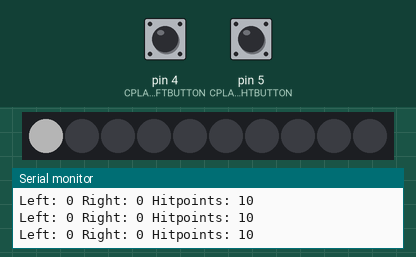
The sketch below on a simulated Arduino Uno, built with avr-gcc and run on an emulated ATmega328P. Shown: 10 RGB LEDs in strip order, left to right, the last lines printed to the serial monitor. The test bench sets the inputs (shaded band); at power-on: pin 4 (CPLAY_LEFTBUTTON) LOW, pin 5 (CPLAY_RIGHTBUTTON) LOW. Dim RGB values are drawn brighter than linear.

Above: at 4.6 s.
4.7 s: pin 4 (CPLAY_LEFTBUTTON) pulled HIGH for 0.15 s
At 4.81 s:
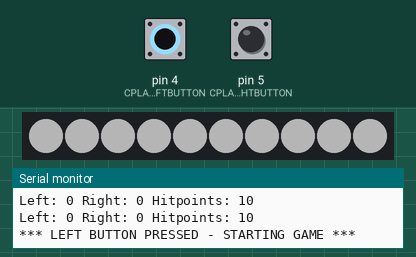
At 6.8 s:
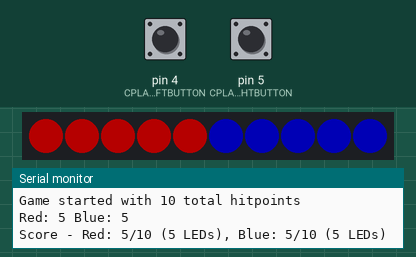
Timing chart, 0 to 8.3 s (numbered marks = the images above; inputs shaded):
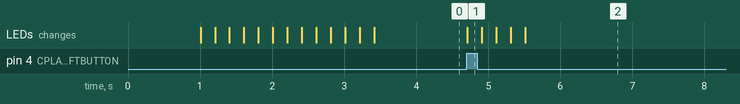

Measured:
- after the input at 4.7 s, the LEDs: change at once (image 1)

The sketch:

NerfLaseropsTarget.ino
```cpp
/* Nerf LaserTag Scoring System for Circuit Playground Express
 *
 * Features:
 * - Startup: Flash red/blue alternating LEDs
 * - Setup: Select hitpoints (10-100) using A/B buttons
 * - Game: Display proportional red/blue scores, process hits
 * - End: Flash winning color until restart
 */

#define CPLAY_NEOPIXELPIN 8 // neopixel pin
#define CPLAY_IR_RECEIVER 26 // IR receiver pin
#define CPLAY_LEFTBUTTON 4     // Left button pin (using library method)
#define CPLAY_RIGHTBUTTON 5    // Right button pin (using library method)

// Use only IRLib2 (your working IR setup)
#include <IRLibDecodeBase.h>
#include <IRLib_HashRaw.h>
#include <IRLibCombo.h>
IRdecode myDecoder;
#include <IRLibRecv.h>
IRrecv myReceiver(CPLAY_IR_RECEIVER);

// NeoPixel library
#include <Adafruit_NeoPixel.h>
Adafruit_NeoPixel strip = Adafruit_NeoPixel(10, CPLAY_NEOPIXELPIN, NEO_GRB + NEO_KHZ800);

// Timing constants
static const unsigned long ANIMATION_DELAY = 50; //ms
static const unsigned long HOLD_DELAY = 250; //ms
static const unsigned long FLASH_DELAY = 200; //ms
static const unsigned long DEBOUNCE_DELAY = 200; //ms

// IR hashes for Nerf LaserOps (from your working code)
// Multiple patterns for different Nerf systems
static const long PURPLE = 0x67228B44;
static const long RED1 = 0x78653B0E;    // First red pattern
static const long BLUE1 = 0x2FFEA610;   // First blue pattern
// Add more patterns as needed
static const long RED2 = 0x00000000;    // Second red pattern (update with actual value)
static const long BLUE2 = 0x00000000;   // Second blue pattern (update with actual value)

// Game states
enum GameState {
  STARTUP,
  SETUP_HITPOINTS,
  PLAYING,
  GAME_OVER
};

// Global variables
GameState currentState = STARTUP;
int totalHitpoints = 10;
int redScore = 5;  // Only track red score, blue = totalHitpoints - redScore
int selectedHitpoints = 1; // 1-10, representing 10-100 hitpoints
unsigned long lastButtonPress = 0;

void setup() {
  Serial.begin(115200);
  delay(1000);

  // Initialize button pins using Circuit Playground Express method
  #if defined(__SAMD21G18A__) || defined(ARDUINO_SAMD_CIRCUITPLAYGROUND_EXPRESS)
    pinMode(CPLAY_LEFTBUTTON, INPUT_PULLDOWN);
    pinMode(CPLAY_RIGHTBUTTON, INPUT_PULLDOWN);
  #else
    pinMode(CPLAY_LEFTBUTTON, INPUT);
    pinMode(CPLAY_RIGHTBUTTON, INPUT);
  #endif

  // Initialize IR receiver (your working setup)
  myReceiver.enableIRIn();

  // Initialize NeoPixels
  strip.begin();
  strip.setBrightness(64);
  strip.clear();
  strip.show();

  Serial.println(F("Nerf Laser Tag Scoring System Ready"));
  Serial.println(F("Buttons: Left=Confirm/A, Right=Increment/B"));
  Serial.println(F("IR Detection: Active for Nerf LaserOps"));

  // Start with startup animation
  startupAnimation();
  currentState = SETUP_HITPOINTS;

  Serial.println("Entering setup mode - use buttons to select hitpoints");
}

void loop() {
  switch(currentState) {
    case SETUP_HITPOINTS:
      handleHitpointSetup();
      break;
    case PLAYING:
      handleGameplay();
      break;
    case GAME_OVER:
      handleGameOver();
      break;
  }
  delay(10);
}

void startupAnimation() {
  for(int flash = 0; flash < 6; flash++) {
    strip.clear();
    for(int i = 0; i < 10; i++) {
      if(i % 2 == 0) {
        strip.setPixelColor(i, 255, 0, 0); // Red
      } else {
        strip.setPixelColor(i, 0, 0, 255); // Blue
      }
    }
    strip.show();
    delay(FLASH_DELAY);

    strip.clear();
    strip.show();
    delay(FLASH_DELAY);
  }
}

void handleHitpointSetup() {
  // Display current hitpoint selection as white LEDs
  strip.clear();
  for(int i = 0; i < selectedHitpoints; i++) {
    strip.setPixelColor(i, 255, 255, 255); // White
  }
  strip.show();

  // Check buttons using Circuit Playground Express method
  bool leftButtonPressed = digitalRead(CPLAY_LEFTBUTTON);
  bool rightButtonPressed = digitalRead(CPLAY_RIGHTBUTTON);

  static unsigned long lastDebug = 0;
  static bool lastLeft = false;
  static bool lastRight = false;

  if(millis() - lastDebug > 500) {
    Serial.print("Left: ");
    Serial.print(leftButtonPressed ? 1 : 0);
    Serial.print(" Right: ");
    Serial.print(rightButtonPressed ? 1 : 0);
    Serial.print(" Hitpoints: ");
    Serial.println(selectedHitpoints * 10);
    lastDebug = millis();
  }

  // Left button pressed - start game
  if(leftButtonPressed && !lastLeft && millis() - lastButtonPress > DEBOUNCE_DELAY) {
    lastButtonPress = millis();
    Serial.println("*** LEFT BUTTON PRESSED - STARTING GAME ***");
    flashTwice();

    totalHitpoints = selectedHitpoints * 10;
    redScore = totalHitpoints / 2;
    currentState = PLAYING;

    Serial.print("Game started with ");
    Serial.print(totalHitpoints);
    Serial.println(" total hitpoints");
    Serial.print("Red: ");
    Serial.print(redScore);
    Serial.print(" Blue: ");
    Serial.println(totalHitpoints - redScore);

    updateScoreDisplay();
    lastLeft = leftButtonPressed;
    return;
  }

  // Right button pressed - increment hitpoints
  if(rightButtonPressed && !lastRight && millis() - lastButtonPress > DEBOUNCE_DELAY) {
    lastButtonPress = millis();
    Serial.println("*** RIGHT BUTTON PRESSED - INCREMENTING HITPOINTS ***");
    selectedHitpoints++;
    if(selectedHitpoints > 10) {
      selectedHitpoints = 1;
    }
    Serial.print("New hitpoints: ");
    Serial.println(selectedHitpoints * 10);
  }

  lastLeft = leftButtonPressed;
  lastRight = rightButtonPressed;
}

void handleGameplay() {
  // Check for IR hits FIRST (like your original utility)
  if(myReceiver.getResults()) {
    myDecoder.decode();
    if(myDecoder.protocolNum == UNKNOWN) {
      // Check for red hits (multiple patterns)
      if(myDecoder.value == RED1 || myDecoder.value == RED2) {
        Serial.print("RED HIT DETECTED! (Pattern: 0x");
        Serial.print(myDecoder.value, HEX);
        Serial.println(")");
        processHit(true); // Red hit
      }
      // Check for blue hits (multiple patterns)
      else if(myDecoder.value == BLUE1 || myDecoder.value == BLUE2) {
        Serial.print("BLUE HIT DETECTED! (Pattern: 0x");
        Serial.print(myDecoder.value, HEX);
        Serial.println(")");
        processHit(false); // Blue hit
      }
      // Check for purple hits
      else if(myDecoder.value == PURPLE) {
        Serial.print("PURPLE HIT DETECTED! (Pattern: 0x");
        Serial.print(myDecoder.value, HEX);
        Serial.println(")");
        // You can decide what purple does
      }
      // Unknown pattern - log it for debugging
      else {
        Serial.print("UNKNOWN IR PATTERN: 0x");
        Serial.println(myDecoder.value, HEX);
      }
    }
    // Use same delay as your original utility
    delay(HOLD_DELAY);
    myReceiver.enableIRIn();
  }

  // Check for game over
  if(redScore >= totalHitpoints || redScore <= 0) {
    currentState = GAME_OVER;
    Serial.print("GAME OVER! Winner: ");
    Serial.println(redScore >= totalHitpoints ? "RED" : "BLUE");
  }
}

void handleGameOver() {
  bool redWins = (redScore >= totalHitpoints);

  // Flash winning color
  strip.clear();
  for(int i = 0; i < 10; i++) {
    if(redWins) {
      strip.setPixelColor(i, 255, 0, 0); // Red wins
    } else {
      strip.setPixelColor(i, 0, 0, 255); // Blue wins
    }
  }
  strip.show();
  delay(FLASH_DELAY);

  strip.clear();
  strip.show();
  delay(FLASH_DELAY);

  // Check for restart with left button
  bool leftButtonPressed = digitalRead(CPLAY_LEFTBUTTON);
  static bool lastLeft = false;

  if(leftButtonPressed && !lastLeft && millis() - lastButtonPress > DEBOUNCE_DELAY) {
    lastButtonPress = millis();
    Serial.println("*** LEFT BUTTON PRESSED - RESTARTING ENTIRE GAME ***");
    Serial.println("Returning to hitpoint selection...");

    // Reset everything back to the beginning
    selectedHitpoints = 1;
    totalHitpoints = 10;
    redScore = 5;
    currentState = SETUP_HITPOINTS;

    // Show startup animation again
    startupAnimation();

    Serial.println("Game completely reset!");
    Serial.println("Entering setup mode - use buttons to select hitpoints");
  }

  lastLeft = leftButtonPressed;
}

void flashTwice() {
  for(int i = 0; i < 2; i++) {
    strip.clear();
    for(int j = 0; j < 10; j++) {
      strip.setPixelColor(j, 255, 255, 255); // White flash
    }
    strip.show();
    delay(FLASH_DELAY);

    strip.clear();
    strip.show();
    delay(FLASH_DELAY);
  }
}

void processHit(bool isRedHit) {
  if(isRedHit) {
    Serial.println("RED HIT!");
    redScore++;

    // Flash all LEDs red (like your utility)
    for(int i = 0; i < 10; i++) {
      strip.setPixelColor(i, 255, 0, 0);
      strip.show();
      delay(ANIMATION_DELAY);
    }
  } else {
    Serial.println("BLUE HIT!");
    redScore--;

    // Flash all LEDs blue (like your utility)
    for(int i = 0; i < 10; i++) {
      strip.setPixelColor(i, 0, 0, 255);
      strip.show();
      delay(ANIMATION_DELAY);
    }
  }
  updateScoreDisplay();
  // Same final delay as your utility
  delay(HOLD_DELAY);

  int blueScore = totalHitpoints - redScore;
  Serial.print("Score - Red: ");
  Serial.print(redScore);
  Serial.print(" Blue: ");
  Serial.println(blueScore);
}

void updateScoreDisplay() {
  strip.clear();

  int blueScore = totalHitpoints - redScore;

  // Calculate LEDs for each team based on their score
  int redLEDs = (redScore * 10) / totalHitpoints;
  int blueLEDs = (blueScore * 10) / totalHitpoints;

  // Check if we need a purple LED for the remainder
  int totalUsedLEDs = redLEDs + blueLEDs;
  bool needPurple = (totalUsedLEDs < 10);

  // Light up red LEDs starting from position 0
  for(int i = 0; i < redLEDs; i++) {
    strip.setPixelColor(i, 255, 0, 0);
  }

  // Add purple LED if needed (represents the "contested" point)
  if(needPurple) {
    strip.setPixelColor(redLEDs, 128, 0, 128); // Purple
  }

  // Light up blue LEDs from the end, working backwards
  int blueStartPos = 10 - blueLEDs;
  for(int i = 0; i < blueLEDs; i++) {
    strip.setPixelColor(blueStartPos + i, 0, 0, 255);
  }

  strip.show();

  Serial.print("Score - Red: ");
  Serial.print(redScore);
  Serial.print("/");
  Serial.print(totalHitpoints);
  Serial.print(" (");
  Serial.print(redLEDs);
  Serial.print(" LEDs), Blue: ");
  Serial.print(blueScore);
  Serial.print("/");
  Serial.print(totalHitpoints);
  Serial.print(" (");
  Serial.print(blueLEDs);
  Serial.print(" LEDs)");
  if(needPurple) {
    Serial.print(", Purple: 1 LED");
  }
  Serial.println();
}
```
